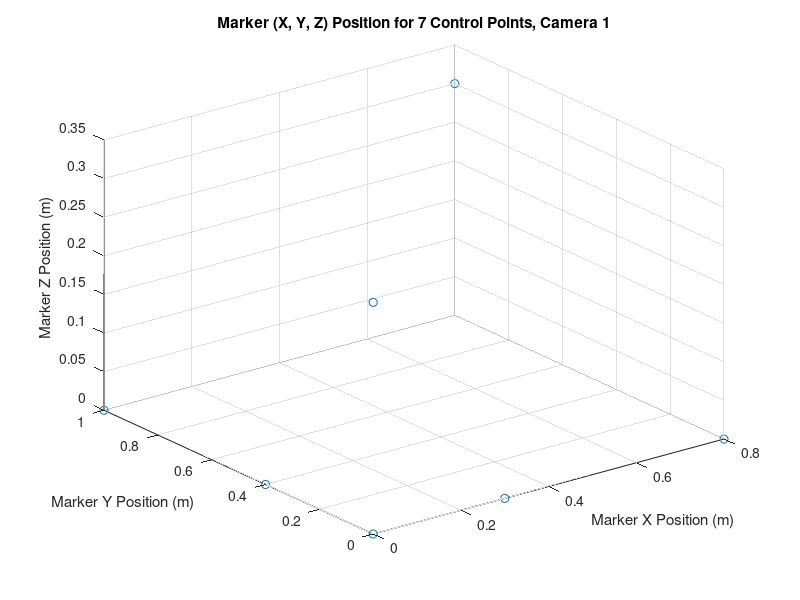

This figure's MATLAB source:
% Created by: Anthony Le
% Last updated: 01.29.2018

% KIN 523: Homework 2 - Motion Capture
% Due: 01.30.2018
% Extensive explanation of code for the professor...
%% Problem 1
close all;
clear;
% u: horizontal location, [1:1024]
% v: vertical location, [1:1024]
% delta_u: lens distortion

% 7 control pts, col vectors of 3D position (X, Y, Z) locations
% semicolon operator signifies end of row, col vectors w/ 7 rows, 1 col
X = [0; 0.3; 0.8; 0; 0; 0; 0.8]; % in m
Y = [0; 0; 0; 0.4; 1.0; 0; 1.0]; % in m
Z = [0; 0; 0; 0; 0; 0.3; 0.3]; % in m

% combined 3 col vectors above into a single matrix
% XYZ is a matrix of col vectors X, Y, Z from above, 7 rows, 3 cols
XYZ = [X, Y, Z];

% col vectors of X, Y, Z in XYZ matrix become row vectors of X, Y, Z
% in tp_XYZ matrix, 3 rows, 7 cols
tp_XYZ = transpose(XYZ); % transpose XYZ matrix created above

% 7 control pts, horizontal position locations 
u = [367.6; 323.8; 268.1; 518.4; 703.4; 357.9; 552.4]; % in px

% dot operator signifies element-wise operation
% asterisk operator signifies multiplication
% together, element-wise multiplication
% uXYZ = transpose(-(tp_XYZ .* u)); % col vectors of -ux, -uy, -uz in matrix
uXYZ = -(XYZ .* u); % col vectors of -ux, -uy, -uz in uXYZ matrix, 7 rows, 3 cols

% colon operator signifies the index range of all rows (1-7)
% 2nd # after comma is col index
% extracted individual col vectors from uXYZ matrix
uX = uXYZ(:, 1); % 7 rows, 1 col
uY = uXYZ(:, 2); % 7 rows, 1 col
uZ = uXYZ(:, 3); % 7 rows, 1 col

A = zeros(7, 11); % matrix of zeros, 7 rows, 11 cols

% colon operator signifies the entire index range of rows (1-7)
% 2nd # after comma is col index
A(:, 1) = X; % replace entire 1st col w/ col vector X from above
A(:, 2) = Y; % replace entire 2nd col w/ col vector Y from above
A(:, 3) = Z; % replace entire 3rd col w/ col vector Z from above
A(:, 4) = ones(7, 1); % replace entire 4th col w/ col vector of ones
A(:, 9) = uX; % replace entire 9th col w/ col vector uX from above
A(:, 10) = uY; % replace entire 10th col w/ col vector uY from above
A(:, 11) = uZ; % replace entire 11th col w/ col vector uZ from above

% backslash operator signifies matrix left division or
% inversion of A matrix right multiplied by u col vector
L1 = A \ u; % solve the system of linear equations A*L = u, 11 rows, 1 col

R = (XYZ * L1(9:11)) + ones(7, 1);

% plot (X, Y, Z) position of control points
scatter3(X, Y, Z);
title('Marker (X, Y, Z) Position for 7 Control Points, Camera 1');
xlabel('Marker X Position (m)');
ylabel('Marker Y Position (m)');
zlabel('Marker Z Position (m)');
